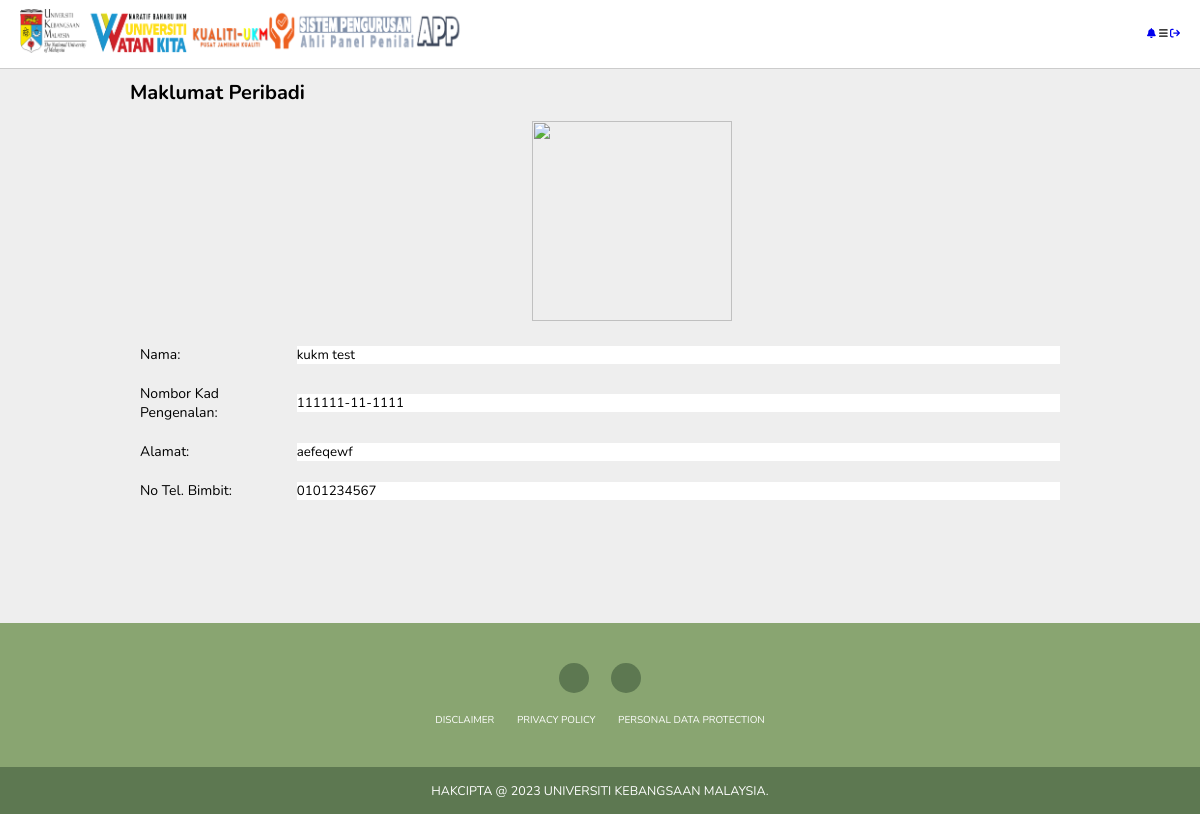
/admin/kukm_detail.php?kid=2 (signed in), run on the app's committed database.
### tables this page shows
CREATE TABLE `kualitiukm` (
  `KUALITIUKM_ID` int(11) NOT NULL,
  `NAMA` varchar(50) DEFAULT NULL,
  `PASSWORD` varchar(50) DEFAULT NULL,
  `EMEL` varchar(100) DEFAULT NULL,
  `NO_KP` varchar(50) DEFAULT NULL,
  `ALAMAT` varchar(100) DEFAULT NULL,
  `NO_TELEFON` varchar(50) DEFAULT NULL,
  `URL_AVATAR` varchar(100) DEFAULT NULL,
  `CREATED_DATE` timestamp NULL DEFAULT current_timestamp(),
  `VERIFY_TOKEN` varchar(500) NOT NULL
);

### admin/form_profil_kualitiukm2.php (the view, shortened to what this page needs)
<h1>Maklumat Peribadi</h1>
<div class="row">
    <div class="column-5"></div>
    <div class="column-2">
        <img src="<?php if (isset($user[0][7]))
            echo $user[0][7];
        else
            echo "../img/profil.png" ?>" class="image" alt="" width="200" height="200" />
        </div>
        <div class="column-5"></div>
    </div>
    <div class="row">
        <div class="column-2">
            <label for="nama">Nama: </label>
        </div>
        <div class="column-10">
            <input type="text" class="input-text" name="nama" id="nama" value="<?php if (isset($user[0][1]))
            echo $user[0][1];
        else
            echo ""; ?>">
    </div>
</div>
<div class="row">
    <div class="column-2">
        <label for="no-kad-pengenalan">Nombor Kad Pengenalan: </label>
    </div>
    <div class="column-10">
        <input type="text" class="input-text" value="<?php if (isset($user[0][4]))
            echo $user[0][4];
        else
            echo ""; ?>" name="no-kad-pengenalan" id="no-kad-pengenalan">
    </div>
</div>
<div class="row">
    <div class="column-2">
        <label for="alamat-tempat-bekerja">Alamat: </label>
    </div>
    <div class="column-10">
        <input type="text" class="input-text" value="<?php if (isset($user[0][5]))
            echo $user[0][5];
        else
            echo ""; ?>" name="alamat-tempat-bekerja" id="alamat-tempat-bekerja">
    </div>
</div>
<div class="row">
    <div class="column-2">
        <label for="no-tel-bimbit">No Tel. Bimbit: </label>
    </div>
    <div class="column-10">
        <input type="text" class="input-text" value="<?php if (isset($user[0][6]))
            echo $user[0][6];
        else
            echo ""; ?>" name="no-tel-bimbit" id="no-tel-bimbit">
    </div>
</div>
<br>
<br>

### style/styleform.css (style rules this page uses)
* { box-sizing: border-box; }
.column-2 { float: left; width: 16.66%; padding: 5px 10px; }
.column-5 { float: left; width: 41.66%; padding: 5px 10px; }
.column-10 { float: left; width: 83.33%; padding: 5px 10px; }
.row:after { content: ""; display: table; clear: both; }
.row { margin: 5px 0px; }
.input-text { width: 100%; }
label { font-size: 14px; }

### style/stylepertanyaan.css (style rules this page uses)
:root { --main-color:#8e44ad; --red:#e74c3c; --orange:#f39c12; --light-color:#888; --light-bg:#eee; --black:#2c3e50; --white:#fff; --border:.1rem solid rgba(0,0,0,.2); }
* { font-family: 'Nunito', sans-serif; margin:0; padding:0; box-sizing: border-box; outline: none; border:none; text-decoration: none; }
html { font-size: 62.5%; height: 100%; overflow-x: hidden; }
body { overflow-x: hidden; height: 100%; background-color: var(--light-bg); padding-left: 30rem; }
.row { display: flex; justify-content: space-between; align-items: center; margin: 1rem 0; }
h1 { font-size: 2rem; }
@media (max-width:1200px) { body { padding-left: 0; } }

### data on the page
kualitiukm: nama "kukm test", no-kad-pengenalan "111111-11-1111", alamat-tempat-bekerja "aefeqewf", no-tel-bimbit "0101234567"
